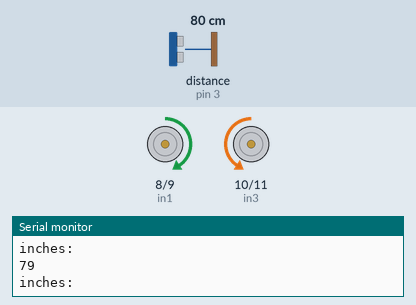
Recording of a sketch running on a simulated Arduino Uno, built with avr-gcc and run on an emulated ATmega328P. On the bench: motor-driver pin pairs drawn as motors (green arrow = first pin HIGH = forward, orange = second pin HIGH = backward, longer = more drive, scaled by the enable pin), the last lines printed to the serial monitor. Wiring (inferred from the names in the program): ultrasonic range finder: trigger pin 4; echo pin 3. The test bench sets the inputs (shaded band); at power-on: distance to the obstacle (sensor on pin 3) 80 cm. The echo pulse lasts 58.3 µs per cm.

Above: at 2.2 s.
2.3 s: distance to the obstacle (sensor on pin 3) set to 120 cm
At 3.5 s:
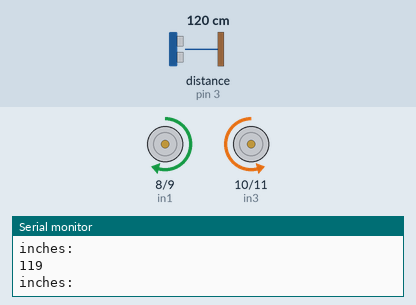
3.8 s: distance to the obstacle (sensor on pin 3) set to 35 cm
At 4.7 s:
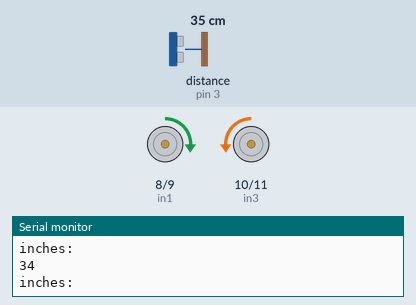
Timing chart, 0 to 6.8 s (numbered marks = the images above; inputs shaded):
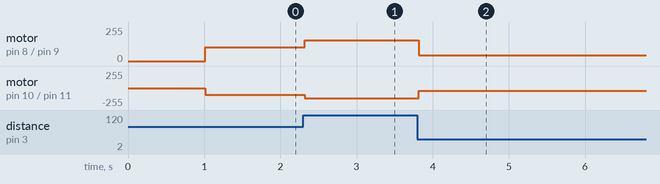

The sketch:

Safe_distance.ino
```cpp
#define trigpin 4 // digital pin 4
#define echopin 3 // digital pin 3


int ena = 5;
int enb = 6;

int in1 = 8;
int in2 = 9;
int in3 = 10;
int in4 = 11;

float distancem;
void setup()
{
Serial.begin(9600);
pinMode(trigpin, OUTPUT);
pinMode(echopin, INPUT);

  pinMode(ena, OUTPUT);
  pinMode(enb, OUTPUT);

  pinMode(in1, OUTPUT);
  pinMode(in2, OUTPUT);
  pinMode(in3, OUTPUT);
  pinMode(in4, OUTPUT);

 analogWrite(ena, 0);
 analogWrite(enb, 0);
 delay(1000);
}

void loop()
{
 int duration, distance;
 digitalWrite(trigpin, HIGH);

delayMicroseconds(1000);
digitalWrite(trigpin, LOW);


duration = pulseIn(echopin,HIGH);

distance = ( duration / 2) / 29.1;
Serial.println("inches:");
Serial.println(distance);

distance = map(distance, 0 , 197, 0 , 255 );


if(  (distance < 0)   )
{
distance = 0;
} else
if(  (distance >= 0) && (distance <= 40)  )
{
  analogWrite(ena, 0);
 analogWrite(enb, 0);
    digitalWrite(in1, LOW);
  digitalWrite(in2, LOW);
  digitalWrite(in3, LOW);
  digitalWrite(in4, LOW);
} else

if(  distance > 40  )
{
  analogWrite(ena, distance);
 analogWrite(enb, distance);
    digitalWrite(in1, HIGH);
  digitalWrite(in2, LOW);
  digitalWrite(in3, LOW);
  digitalWrite(in4, HIGH);
}

}
```

Measured:
- after the input at 2.3 s, motor on pin 8 (in1) / pin 9 (in2): forward 102/255 → forward 154/255 at once; motor on pin 10 (in3) / pin 11 (in4): backward 102/255 → backward 154/255 at once
- after the input at 3.8 s, motor on pin 8 (in1) / pin 9 (in2): forward 154/255 → forward 44/255 at once; motor on pin 10 (in3) / pin 11 (in4): backward 154/255 → backward 44/255 at once
